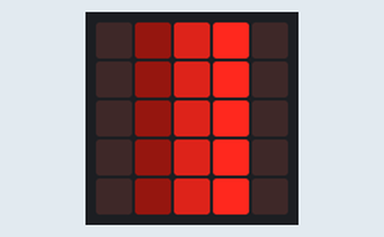
Simulated run of this program. Board: BBC micro:bit (MakeCode). On the bench: the board's 5×5 LED display. Dim RGB values are drawn brighter than linear.

Above: at 0.06 s.
At 0.66 s:
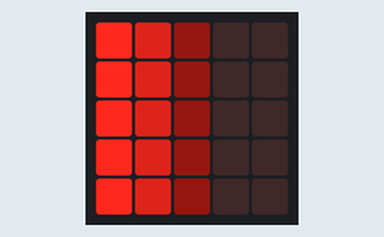
At 1.26 s:
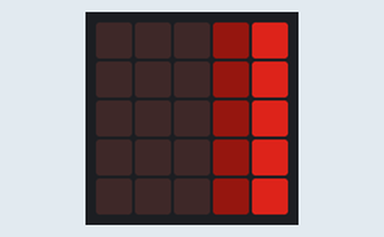

Measured:
- by itself, everything shown: repeats every 0.96 s, in 8 steps

The program:

main.ts
```typescript
let y = 0
let x = 2
let x2 = 1
let x3 = 0
let dx = 1
let dx2 = 1
let dx3 = 1
basic.forever(function () {
    y = 0
    basic.clearScreen()
    if (x == 4) {
        dx = -1
    } else if (x == 0) {
        dx = 1
    }
    if (x2 == 4) {
        dx2 = -1
    } else if (x2 == 0) {
        dx2 = 1
    }
    if (x3 == 4) {
        dx3 = -1
    } else if (x3 == 0) {
        dx3 = 1
    }
    x += dx
    x2 += dx2
    x3 += dx3
    for (let index = 0; index < 5; index++) {
        led.plot(x, y)
        led.plotBrightness(x2, y, 150)
        led.plotBrightness(x3, y, 20)
        y += 1
    }
    basic.pause(100)
})
```

test.ts
```typescript
// 在這裡測試；當此封包作為擴充功能時，將不會編譯此內容。
```
